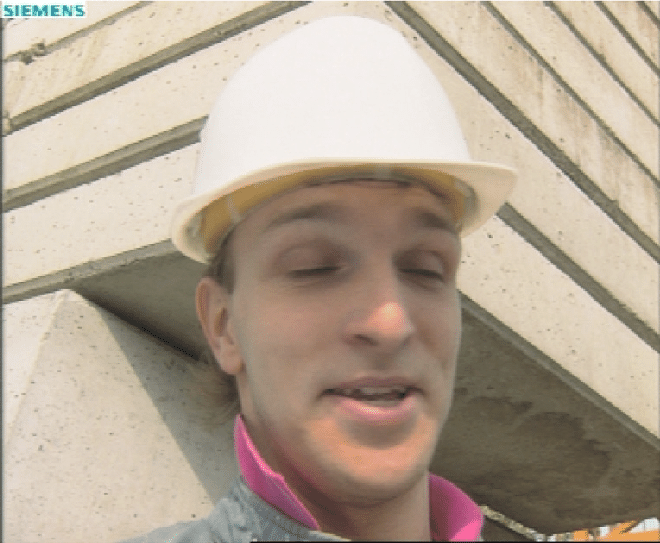
#> input picture test/images/foreman.png, 660 x 543 px
$ python image_conversion.py ../images/foreman.png out.png
#> lines starting #> are read from the running program, lines starting #| are printed output that depends on the picture
# convert images to a format that can be easily read by C++ program
# usage: python convert_images.py input_directory output_file

from PIL import Image
import sys
import os
import struct

input_path = sys.argv[1]
output_path = sys.argv[2]

if not os.path.exists(input_path):
    print(f"Input directory '{input_path}' does not exist.")
    sys.exit(1)

# open input image
img = Image.open(input_path)
#> img is the input picture: PIL image 660x543 P; mean R, G, B 178.3, 163.5, 146.6

# convert to 8 bit grayscale
img = img.convert('L')
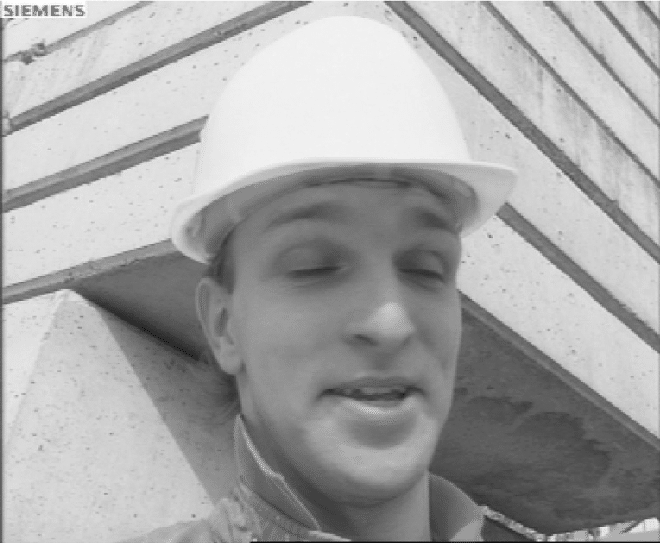
#> img: PIL image 660x543 L; min 14, max 253, mean 166

# write to output
with open(output_path, 'wb') as f:
    # write width and height
    f.write(struct.pack('I', img.width))
    f.write(struct.pack('I', img.height))

    # write pixel data
    for row in img.getdata():
        f.write(struct.pack('B', row))
#> this loop made 358380 passes
#> row on passes 1 to 3: 240, 241, 253


print(f"Image converted and saved to {output_path}")
